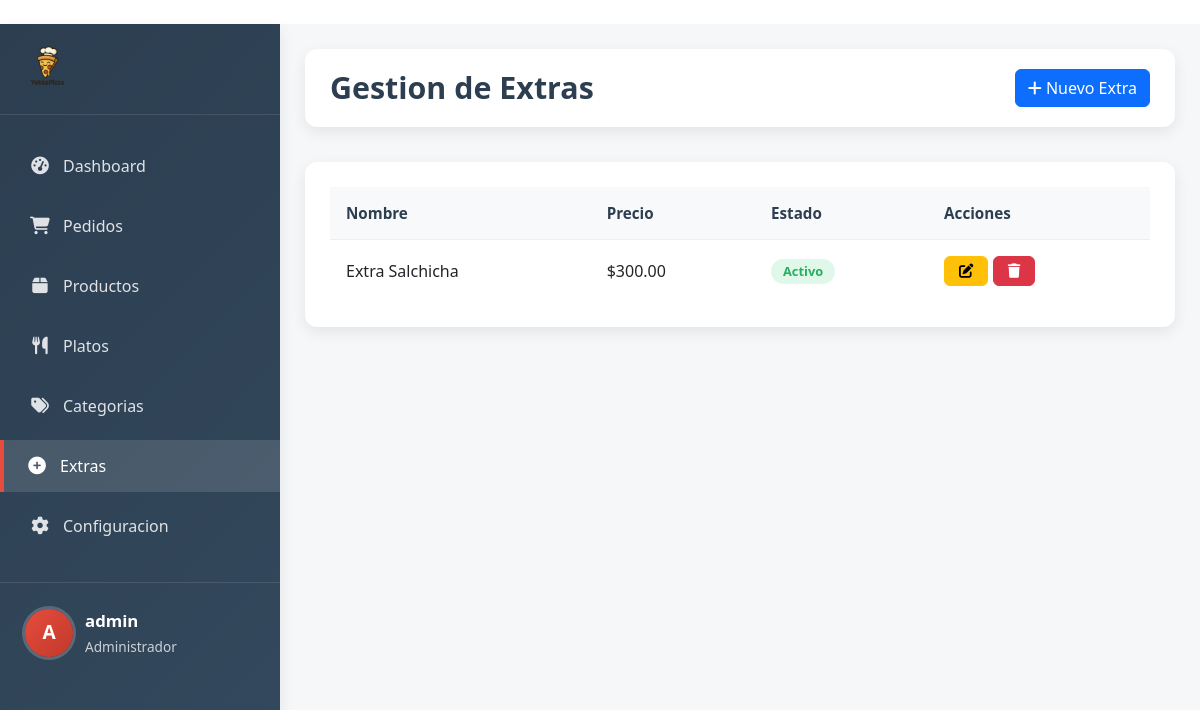
The page /admin/extras (signed in) on the database its author committed.
### app.py (models this page shows)
class Configuracion(db.Model):
    id = db.Column(db.Integer, primary_key=True)
    nombre_restaurante = db.Column(db.String(100), default="Mi Restaurante")
    telefono = db.Column(db.String(20), default="+1234567890")
    direccion = db.Column(db.String(200), default="Dirección del restaurante")
    logo = db.Column(db.String(200), default="logo.png")
    impuesto = db.Column(db.Float, default=0.0)
    max_extras = db.Column(db.Integer, default=5)

class Extra(db.Model):
    id = db.Column(db.Integer, primary_key=True)
    nombre = db.Column(db.String(100), nullable=False)
    precio = db.Column(db.Float, nullable=False)
    activo = db.Column(db.Boolean, default=True)

### app.py (the view)
@app.route('/admin/extras')
@login_required
def admin_extras():
    extras = Extra.query.all()
    config = Configuracion.query.first()
    if not config:
        config = Configuracion()
        db.session.add(config)
        db.session.commit()
    return render_template('admin/extras.html', extras=extras,config=config)

### app.py (called while the page is built)
def login_required(f):
    @wraps(f)
    def decorated_function(*args, **kwargs):
        if 'user_id' not in session:
            return redirect(url_for('login'))
        return f(*args, **kwargs)
    return decorated_function

### templates/admin/extras.html (shortened to what this page needs)
{% extends "admin/base.html" %}
{% block extra_css %}
<link rel="stylesheet" href="{{ url_for('static', filename='css/admin.css') }}">
{% endblock %}
{% block content %}
<div class="admin-container">
    {% include 'admin/sidebar.html' %}
    <div class="admin-main">
        <div class="admin-header">
            <h1 class="admin-title">Gestion de Extras</h1>
            <div class="admin-actions">
                <a href="{{ url_for('nuevo_extra') }}" class="btn btn-primary">
                    <i class="fas fa-plus"></i> Nuevo Extra
                </a>
            </div>
        </div>
        <div class="admin-table-container">
            <table class="admin-table">
                <thead>
                    <tr>
                        <th>Nombre</th>
                        <th>Precio</th>
                        <th>Estado</th>
                        <th>Acciones</th>
                    </tr>
                </thead>
                <tbody>
                    {% for extra in extras %}
                    <tr>
                        <td>{{ extra.nombre }}</td>
                        <td>${{ "%.2f"|format(extra.precio) }}</td>
                        <td>
                            {% if extra.activo %}
                            <span class="badge badge-success">Activo</span>
                            {% else %}
                            <span class="badge badge-danger">Inactivo</span>
                            {% endif %}
                        </td>
                        <td>
                            <a href="{{ url_for('editar_extra', extra_id=extra.id) }}" class="btn btn-sm btn-warning" title="Editar">
                                <i class="fas fa-edit"></i>
                            </a>
                            <form action="{{ url_for('eliminar_extra', extra_id=extra.id) }}" method="POST" style="display: inline;">
                                <button type="submit" class="btn btn-sm btn-danger" title="Eliminar" onclick="return confirm('Estas seguro de eliminar este extra?')">
                                    <i class="fas fa-trash"></i>
                                </button>
                            </form>
                        </td>
                    </tr>
                    {% else %}
                    <tr>
                        <td colspan="4" class="text-center">No hay extras registrados</td>
                    </tr>
                    {% endfor %}
                </tbody>
            </table>
        </div>
    </div>
</div>
{% endblock %}

### templates/admin/sidebar.html (shortened to what this page needs)
<div class="admin-sidebar">
    <div class="admin-brand">
        <img src="{% if config.logo %}{{ url_for('uploaded_file', filename=config.logo) }}{% else %}{{ url_for('static', filename='images/logo.png') }}{% endif %}" alt="Logo">
    </div>
    <ul class="admin-menu">
        <li><a href="{{ url_for('admin_panel') }}" class="{% if request.endpoint == 'admin_panel' %}active{% endif %}"><i class="fas fa-tachometer-alt"></i> <span>Dashboard</span></a></li>
        <li><a href="{{ url_for('admin_pedidos') }}" class="{% if request.endpoint == 'admin_pedidos' or request.endpoint == 'ver_pedido' %}active{% endif %}"><i class="fas fa-shopping-cart"></i> <span>Pedidos</span></a></li>
        <li><a href="{{ url_for('admin_productos') }}" class=""><i class="fas fa-box"></i> <span>Productos</span></a></li>
        <li><a href="{{ url_for('admin_platos') }}" class=""><i class="fas fa-utensils"></i> <span>Platos</span></a></li>
        <li><a href="{{ url_for('admin_categorias') }}" class=""><i class="fas fa-tags"></i> <span>Categorias</span></a></li>
        <li><a href="{{ url_for('admin_extras') }}" class="{% if request.endpoint == 'admin_extras' or request.endpoint == 'nuevo_extra' or request.endpoint == 'editar_extra' %}active{% endif %}"><i class="fas fa-plus-circle"></i> <span>Extras</span></a></li>
        <li><a href="{{ url_for('admin_configuracion') }}" class="{% if request.endpoint == 'admin_configuracion' %}active{% endif %}"><i class="fas fa-cog"></i> <span>Configuracion</span></a></li>
    </ul>
    <div class="admin-user">
        <div class="admin-user-info">
            <div class="admin-user-avatar">
                {{ session.username[0]|upper }}
            </div>
            <div class="admin-user-details">
                <div class="admin-user-name">{{ session.username }}</div>
                <div class="admin-user-role">Administrador</div>
            </div>
        </div>
    </div>
</div>

### static/css/admin.css (style rules this page uses)
:root { --primary-color: #e74c3c; --primary-light: #ffebe9; --primary-dark: #c0392b; --secondary-color: #3498db; --success-color: #27ae60; --warning-color: #f39c12; --danger-color: #e74c3c; --dark-color: #2c3e50; --dark-light: #34495e; --gray-color: #7f8c8d; --gray-light: #ecf0f1; --text-dark: #2d3436; --text-light: #ffffff; --shadow: 0 5px 15px rgba(0, 0, 0, 0.08); --shadow-hover: 0 8px 25px rgba(0, 0, 0, 0.12); }
.admin-container { display: flex; min-height: 100vh; background-color: #f8f9fa; font-family: 'Segoe UI', Tahoma, Geneva, Verdana, sans-serif; }
.admin-sidebar { width: 280px; background: linear-gradient(135deg, var(--dark-color) 0%, var(--dark-light) 100%); color: var(--text-light); padding: 20px 0; position: fixed; height: 100vh; overflow-y: auto; box-shadow: var(--shadow); z-index: 1000; transition: all 0.3s ease; }
.admin-brand { padding: 0 25px 25px; border-bottom: 1px solid rgba(255, 255, 255, 0.1); margin-bottom: 25px; display: flex; align-items: center; }
.admin-brand img { height: 45px; margin-right: 12px; border-radius: 6px; }
.admin-menu { list-style: none; padding: 0; margin: 0; }
.admin-menu li { margin-bottom: 8px; }
.admin-menu a { display: flex; align-items: center; padding: 14px 25px; color: rgba(255, 255, 255, 0.85); text-decoration: none; transition: all 0.3s ease; border-left: 4px solid transparent; font-weight: 500; }
.admin-menu a:hover, .admin-menu a.active { background-color: rgba(255, 255, 255, 0.12); color: var(--text-light); border-left-color: var(--primary-color); padding-left: 22px; }
.admin-menu i { width: 22px; margin-right: 12px; text-align: center; font-size: 1.1rem; }
.admin-user { padding: 25px; border-top: 1px solid rgba(255, 255, 255, 0.1); margin-top: 30px; }
.admin-user-info { display: flex; align-items: center; }
.admin-user-avatar { width: 48px; height: 48px; border-radius: 50%; background: linear-gradient(135deg, var(--primary-color), var(--primary-dark)); display: flex; align-items: center; justify-content: center; margin-right: 12px; font-weight: bold; color: white; font-size: 1.2rem; box-shadow: 0 0 0 3px rgba(255, 255, 255, 0.2); }
.admin-user-details { flex: 1; }
.admin-user-name { font-weight: 600; margin-bottom: 4px; font-size: 1.05rem; }
.admin-user-role { font-size: 0.85rem; color: rgba(255, 255, 255, 0.75); }
.admin-main { flex: 1; margin-left: 280px; padding: 25px; transition: all 0.3s ease; background-color: #f5f7f9; }
.admin-header { display: flex; justify-content: space-between; align-items: center; margin-bottom: 35px; background-color: white; padding: 20px 25px; border-radius: 12px; box-shadow: var(--shadow); }
.admin-title { font-size: 1.9rem; color: var(--dark-color); margin: 0; font-weight: 700; }
.admin-actions { display: flex; gap: 12px; }
.admin-table-container { background-color: white; border-radius: 12px; padding: 25px; box-shadow: var(--shadow); margin-bottom: 35px; overflow: hidden; }
.admin-table { width: 100%; border-collapse: separate; border-spacing: 0; }
.admin-table th, .admin-table td { padding: 16px; text-align: left; border-bottom: 1px solid #eee; }
.admin-table th { background-color: #f8f9fa; font-weight: 600; color: var(--dark-color); position: sticky; top: 0; font-size: 0.95rem; }
.admin-table tr:last-child td { border-bottom: none; }
.btn-sm { padding: 7px 14px; font-size: 0.9rem; border-radius: 6px; }
.badge { padding: 6px 12px; border-radius: 50px; font-size: 0.8rem; font-weight: 700; }
.badge-success { background-color: rgba(46, 204, 113, 0.15); color: #27ae60; }
.admin-table tr { animation: slideInLeft 0.4s ease; }
.admin-table tr:nth-child(1) { animation-delay: 0.05s; }

### templates/admin/base.html (style rules this page uses)
body { margin: 0; padding: 0; display: flex; flex-direction: column; min-height: 100vh; overflow-x: hidden; }

### rows shown on the page
Configuracion: logo (picture)
Extra: nombre "Extra Salchicha", precio "300.00", activo "Activo"

### other values the page prints
{{ session.username[0]|upper }} "A"
{{ session.username }} "admin"
